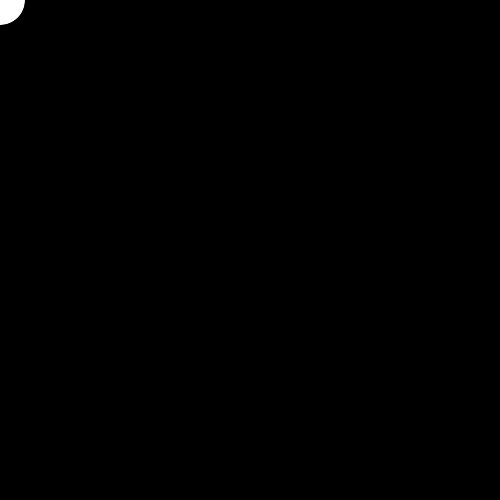
Frame 1 (no input)
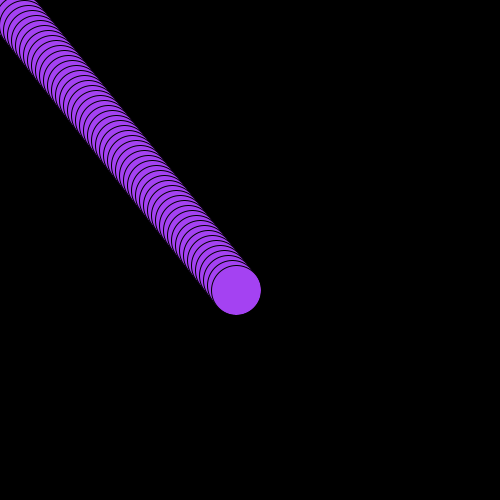
Frame 60 (the mouse pressed at the canvas centre just before this capture)
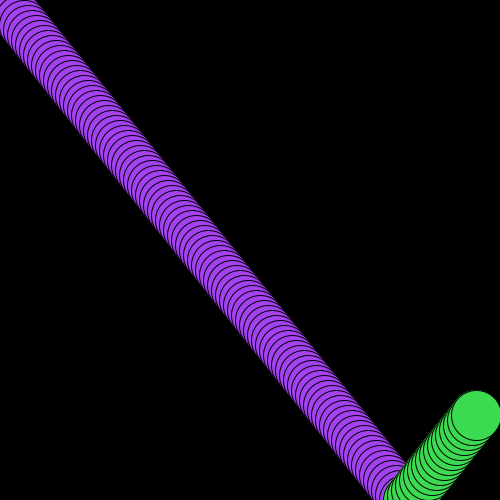
Frame 120 (the mouse held since frame 60 and released just before this capture)

The Processing sketch that drew these frames (run headless with seeded random() and noise(); from frame 60 on, the mouse is pressed at the canvas centre):

// Processing sketch: processing_64425
// ── processing_64425.pde

float circle_x = 0;
float circle_y = 0;
float x = 4;
float y = -5;

void setup() {
  size(500,500);
    background(0);
}


void draw() {
   
  smooth();
  ellipse (circle_x,circle_y,50,50);
  
 circle_x= circle_x + x;
  circle_y = circle_y + y;
  

if(circle_x > width) {
  println("too far right");
  circle_x = width;
  x = -x;
  fill(random(255),random(255),random(255));
}

if(circle_y > height) {
  println("too far bottom");
  circle_y = height;
  y = -y;
  fill(random(255),random(255),random(255));
}

if(circle_x <0){
  println("too far left");
  circle_x = 0;
  x = -x;
  fill(random(255),random(255),random(255));
  
}

if(circle_y<0){
  println("too far top");
  circle_y = 0;
  y = -y;
  fill(random(255),random(255),random(255));
}

}
